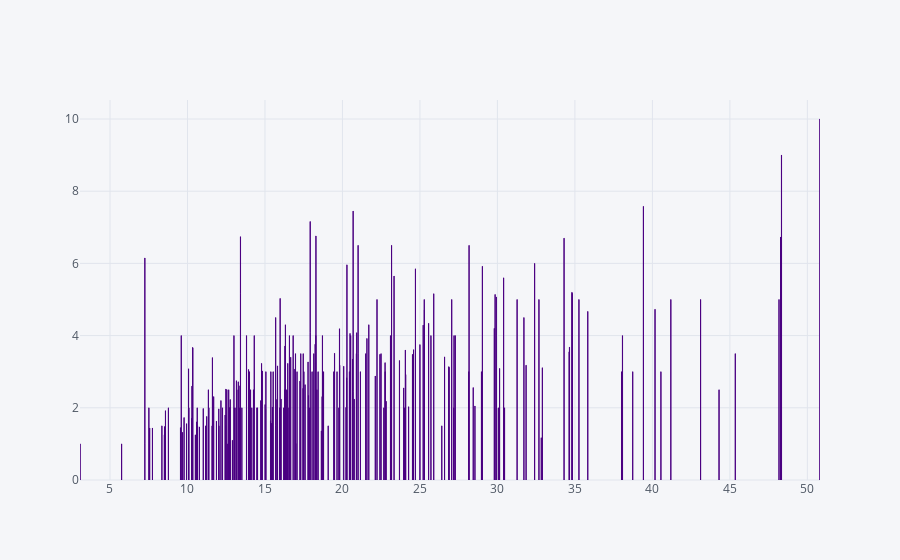

The cell this chart's notebook holds for it:
### Code cell
df2.iplot(kind='bar', x='total_bill', y='tip', colors='indigo')

### Figure 1 — Plotly figure (JSON) as saved in the notebook; plotly's stock layout.template omitted (floating-point values rounded to 4 significant figures; data arrays with more than 128 entries replaced by an {"elided": "..."} marker saying what was removed)
{"data": [{"marker": {"color": "rgba(75, 0, 130, 0.6)", "line": {"color": "rgba(75, 0, 130, 1.0)", "width": 1}}, "name": "tip", "orientation": "v", "text": "", "type": "bar", "uid": "ceeb944a-36c4-4d6f-a4ce-1584512eee84", "x": {"elided": "244 float values"}, "y": {"elided": "244 float values"}}], "layout": {"legend": {"bgcolor": "#F5F6F9", "font": {"color": "#4D5663"}}, "paper_bgcolor": "#F5F6F9", "plot_bgcolor": "#F5F6F9", "title": {"font": {"color": "#4D5663"}}, "xaxis": {"gridcolor": "#E1E5ED", "showgrid": true, "tickfont": {"color": "#4D5663"}, "title": {"font": {"color": "#4D5663"}, "text": ""}, "zerolinecolor": "#E1E5ED"}, "yaxis": {"gridcolor": "#E1E5ED", "showgrid": true, "tickfont": {"color": "#4D5663"}, "title": {"font": {"color": "#4D5663"}, "text": ""}, "zerolinecolor": "#E1E5ED"}}}
